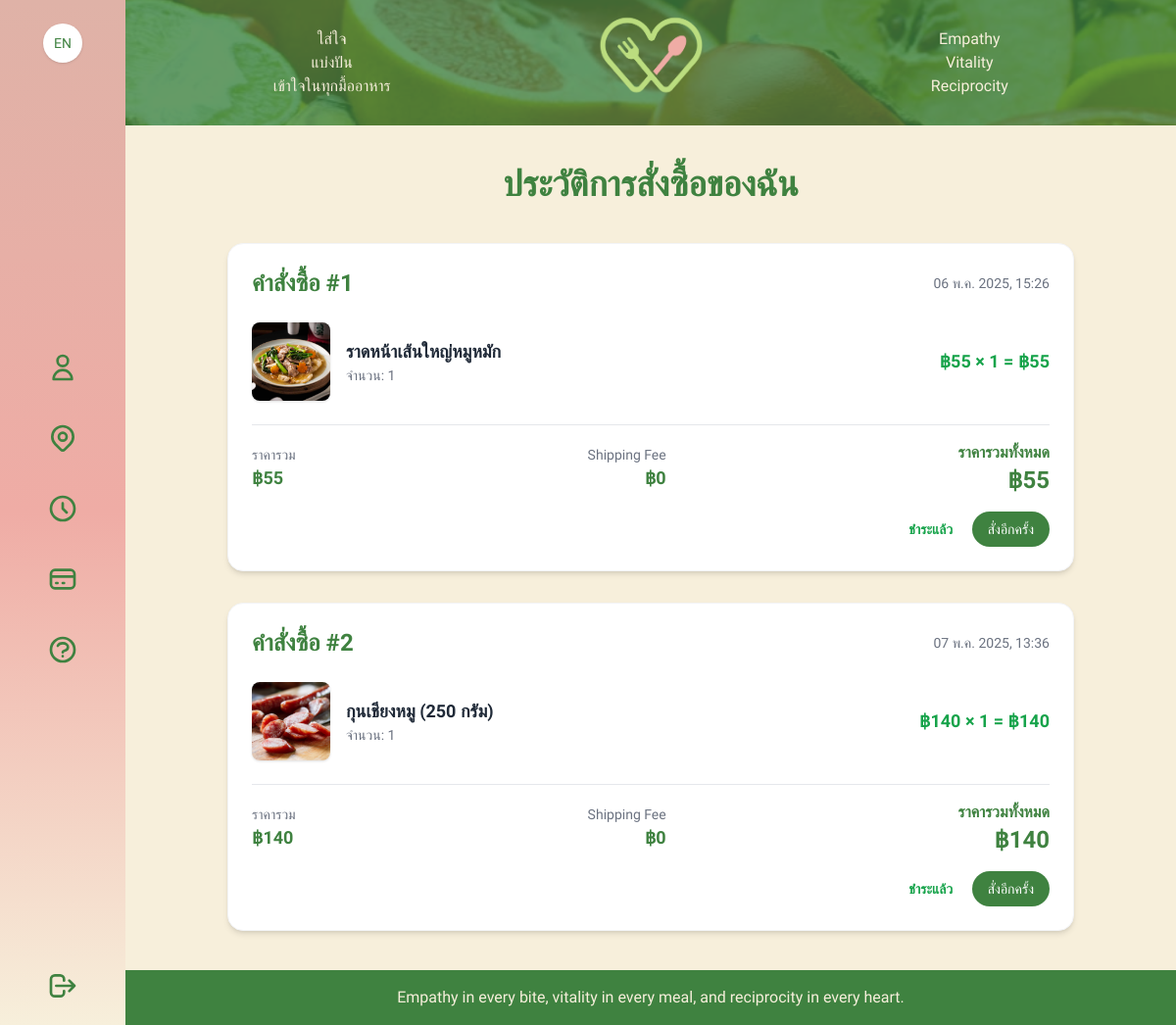
Page /order-history/ (signed in) on the earlier database version.
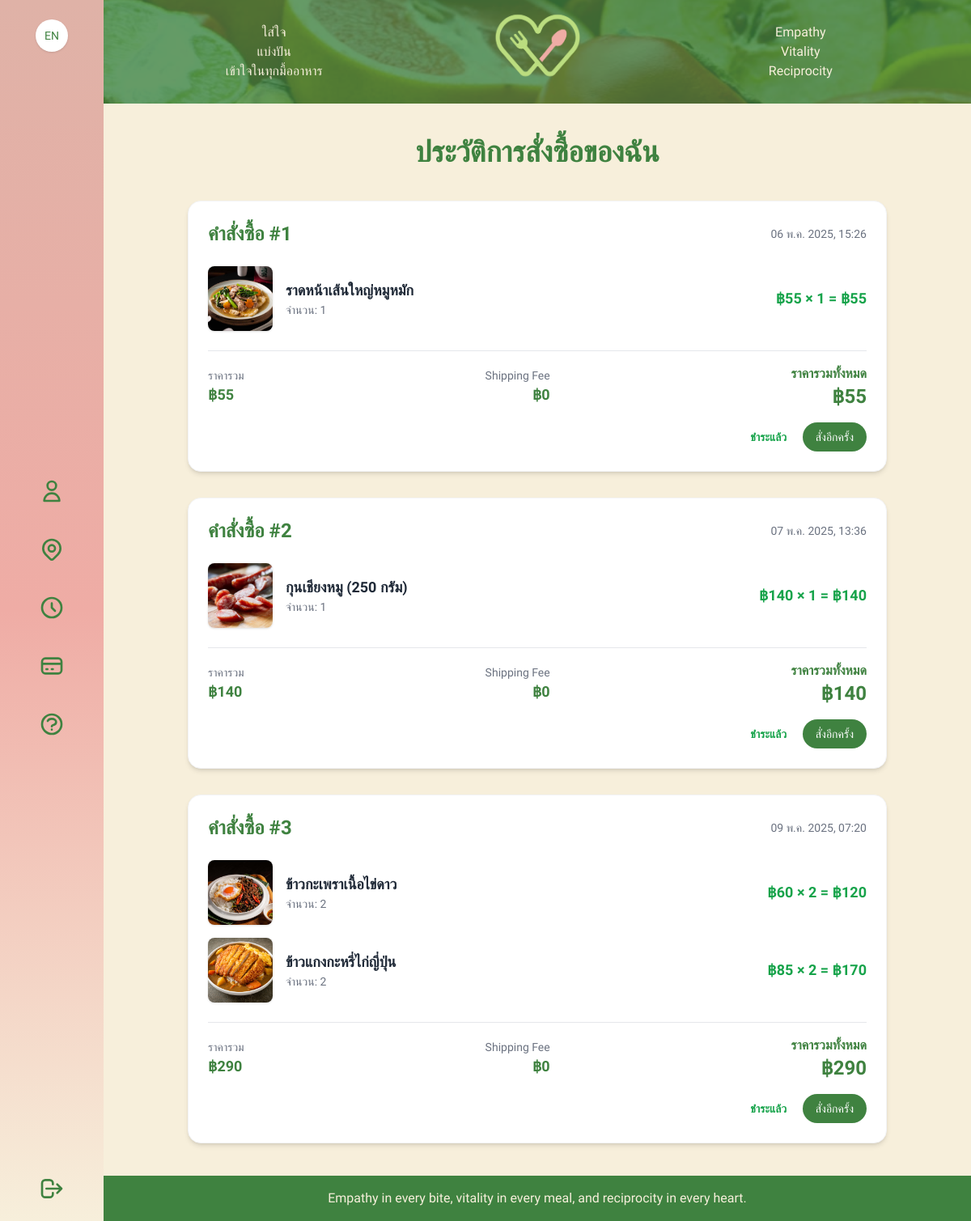
Same page on the later database version.
### myapp/models.py (models this page shows, shortened)
class Order(models.Model):
    user          = models.ForeignKey(User, on_delete=models.CASCADE, related_name='orders')
    address       = models.ForeignKey(
        'Address',
        on_delete=models.SET_NULL,
        null=True,
        related_name='orders'
    )
    total_price   = models.DecimalField("ราคารวมสินค้า", max_digits=10, decimal_places=2)
    delivery_fee  = models.DecimalField("ค่าจัดส่ง", max_digits=6, decimal_places=2, default=0)
    grand_total   = models.DecimalField("ยอดสุทธิ", max_digits=10, decimal_places=2, default=0)
    placed_at     = models.DateTimeField("สั่งเมื่อ", default=timezone.now)
    is_paid       = models.BooleanField("ชำระเงินแล้ว", default=False)
    wants_spoon   = models.BooleanField("ต้องการช้อนส้อม", default=False)
    wants_sauce   = models.BooleanField("ต้องการซอสหรือเครื่องปรุง", default=False)
    class Meta:
        verbose_name        = "ออร์เดอร์"
        verbose_name_plural = "ออร์เดอร์"

class OrderItem(models.Model):
    order         = models.ForeignKey(Order, on_delete=models.CASCADE, related_name='items')
    menu          = models.ForeignKey(Menu, on_delete=models.SET_NULL, null=True)
    quantity      = models.PositiveIntegerField("จำนวน", default=1)
    price_at_time = models.DecimalField("ราคาต่อหน่วย", max_digits=8, decimal_places=2)
    class Meta:
        verbose_name        = "สินค้าภายในออร์เดอร์"
        verbose_name_plural = "สินค้าภายในออร์เดอร์"

class Menu(models.Model):
    restaurant      = models.ForeignKey(
        'Restaurant',
        on_delete=models.CASCADE,
        related_name='menus',
        verbose_name='ร้านอาหาร'
    )
    title           = models.CharField("ชื่อเมนู", max_length=100)
    image           = models.ImageField("รูปเมนู", upload_to='menus/', blank=True)
    description     = models.TextField("คำอธิบายสั้น", blank=True)
    details         = models.TextField("รายละเอียดเพิ่มเติม", blank=True)
    price           = models.DecimalField("ราคาปกติ", max_digits=8, decimal_places=2)
    discount_price = models.DecimalField(
    "ราคาหลังลด", max_digits=8, decimal_places=2,
    default=0.0,
    help_text="ถ้าไม่ลด ก็ใส่เท่ากับราคาปกติ"
    )
    start_time      = models.TimeField(
        "เวลาเริ่มขาย", default=timezone.now,
        help_text="เช่น 10:00:00"
    )
    end_time        = models.TimeField(
        "เวลาปิดขาย", default=timezone.now,
        help_text="เช่น 22:00:00"
    )
    favorites       = models.ManyToManyField(
        settings.AUTH_USER_MODEL,
        blank=True,
        related_name='favorite_menus',
        verbose_name="ผู้ที่ชื่นชอบ"
    )
    class Meta:
        verbose_name        = "เมนู"
        verbose_name_plural = "เมนู"
    @property
    def sold_count(self):
        """
        สมมติว่าคุณมี OrderItem model ที่มี
        ForeignKey ไปที่ Menu และ field ชื่อ 'quantity'
        """
        result = self.orderitem_set.aggregate(total=Sum('quantity'))['total']
        return result or 0
    sold_count.fget.short_description = "ขายแล้ว"

### myapp/views.py (the view)
# urls.py: path('order-history/', views.order_history, name='order_history'),
def order_history(request):
    orders = (
        Order.objects
        .filter(user=request.user)
        .prefetch_related('items__menu')
    )
    orders_data = []
    for order in orders:
        subtotal = sum(
            item.price_at_time * item.quantity
            for item in order.items.all()
        )
        shipping = order.delivery_fee
        grand_total = subtotal + shipping
        orders_data.append({
            'order': order,
            'subtotal': subtotal,
            'shipping': shipping,
            'grand_total': grand_total,
        })
    return render(request, 'order_history.html', {
        'orders_data': orders_data,
    })

### myapp/templatetags/math_filters.py (called while the page is built)
@register.filter
def mul(value, arg):
    try:
        return value * arg
    except Exception:
        return ''

### myapp/templates/order_history.html (shortened to what this page needs)
{% extends "base.html" %}
{% load static i18n currency_filters math_filters %}
{% block content %}
<div class="container mx-auto max-w-4xl px-4 py-10">
  <h1 class="text-4xl font-bold text-[#3F8240] mb-10 text-center">
    {% trans "My Order History" %}
  </h1>
  {% if orders_data %}
    <div class="space-y-8">
      {% for data in orders_data %}
        <div class="bg-white rounded-2xl shadow-md p-6 border border-gray-100">
          <div class="flex justify-between items-center mb-6">
            <h2 class="text-2xl font-bold text-[#3F8240]">
              {% trans "Order" %} #{{ data.order.id }}
            </h2>
            <span class="text-sm text-gray-500">
              {{ data.order.placed_at|date:"d M Y, H:i" }}
            </span>
          </div>
          <div class="space-y-4">
            {% for item in data.order.items.all %}
              <div class="flex items-center space-x-4">
                {% if item.menu.image %}
                  <img
                    src="{{ item.menu.image.url }}"
                    alt="{{ item.menu.title }}"
                    class="w-20 h-20 rounded-lg object-cover shadow"
                  >
                {% else %}
                  <div class="w-20 h-20 rounded-lg bg-gray-200 flex items-center justify-center text-gray-500">
                    {% trans "No Image" %}
                  </div>
                {% endif %}
                <div class="flex-1">
                  <p class="text-lg font-semibold text-gray-800">{{ item.menu.title }}</p>
                  <p class="text-sm text-gray-500">
                    {% trans "Quantity" %}: {{ item.quantity }}
                  </p>
                </div>
                <div class="text-green-600 font-bold whitespace-nowrap text-lg">
                  ฿{{ item.price_at_time|floatformat:0 }}
                  × {{ item.quantity }} =
                  ฿{{ item.price_at_time|mul:item.quantity|floatformat:0 }}
                </div>
              </div>
            {% endfor %}
          </div>
          <div class="border-t border-gray-200 mt-6 pt-4">
            <div class="flex justify-between items-center">
              <div>
                <p class="text-gray-500 text-sm">{% trans "Subtotal" %}</p>
                <p class="text-lg font-semibold">฿{{ data.subtotal|floatformat:0 }}</p>
              </div>
              <div class="text-right">
                <p class="text-gray-500 text-sm">{% trans "Shipping Fee" %}</p>
                <p class="text-lg font-semibold">฿{{ data.shipping|floatformat:0 }}</p>
              </div>
              <div class="text-right">
                <p class="text-[#3F8240] font-bold">{% trans "Grand Total" %}</p>
                <p class="text-2xl font-bold text-[#3F8240]">
                  ฿{{ data.grand_total|floatformat:0 }}
                </p>
              </div>
            </div>
            <div class="mt-4 text-right">
              {% if data.order.is_paid %}
                <span class="text-green-600 text-sm font-semibold">
                  {% trans "Paid" %}
                </span>
              {% else %}
                <span class="text-red-500 text-sm font-semibold">
                  {% trans "Unpaid" %}
                </span>
              {% endif %}
              <a
                href="{% url 'checkout_again' data.order.id %}"
                class="ml-4 inline-block bg-[#3F8240] hover:bg-[#2a5a2b] text-white py-2 px-4 rounded-full text-sm transition"
              >
                {% trans "Order Again" %}
              </a>
            </div>
          </div>
        </div>
      {% endfor %}
    </div>
  {% endif %}
</div>
{% endblock %}

### myapp/templates/base.html (shortened to what this page needs)
{% load static i18n %}
<!DOCTYPE html>
<html lang="{{ LANGUAGE_CODE }}">
<head>
  <script src="https://cdn.tailwindcss.com"></script>
</head>
<body class="bg-[#F7EFDB] text-[#3F8240]">
  <div class="flex flex-col min-h-screen">
    <aside class="w-32 sidebar-gradient fixed top-0 left-0 h-screen flex flex-col items-center py-6 z-20">
      <form action="{% url 'set_language' %}" method="post" class="mb-6">
        {% get_current_language as LANGUAGE_CODE %}
        {% if LANGUAGE_CODE == 'th' %}
          <button type="submit" name="language" value="en" class="w-10 h-10 bg-white text-sm rounded-full shadow hover:bg-gray-200 transition">
            EN
          </button>
        {% else %}
          <button type="submit" name="language" value="th" class="w-10 h-10 bg-white text-sm rounded-full shadow hover:bg-gray-200 transition">
            TH
          </button>
        {% endif %}
      </form>
      <div class="flex flex-col items-center justify-center flex-1">
        <a href="{% url 'profile' %}" class="mb-10">
          <svg xmlns="http://www.w3.org/2000/svg" class="w-8 h-8" fill="none" viewBox="0 0 24 24" stroke="currentColor">
            <path stroke-linecap="round" stroke-linejoin="round" stroke-width="2" d="M16 7a4 4 0 11-8 0 4 4 0 018 0zM12 14a7 7 0 00-7 7h14a7 7 0 00-7-7z"/>
          </svg>
        </a>
        <a href="{% url 'address_list' %}" class="mb-10">
        </a>
        <a href="{% url 'order_history' %}" class="mb-10">
          <svg xmlns="http://www.w3.org/2000/svg" class="w-8 h-8" fill="none" viewBox="0 0 24 24" stroke="currentColor">
            <path stroke-linecap="round" stroke-linejoin="round" stroke-width="2" d="M12 8v4l3 3m6-3a9 9 0 11-18 0 9 9 0 0118 0z"/>
          </svg>
        </a>
        <a href="{% url 'payment_methods' %}" class="mb-10">
          <svg xmlns="http://www.w3.org/2000/svg" class="w-8 h-8" fill="none" viewBox="0 0 24 24" stroke="currentColor">
            <path stroke-linecap="round" stroke-linejoin="round" stroke-width="2" d="M3 10h18M7 15h1m4 0h1m-7 4h12a3 3 0 003-3V8a3 3 0 00-3-3H6a3 3 0 00-3 3v8a3 3 0 003 3z"/>
          </svg>
        </a>
        <a href="{% url 'help_center' %}" class="mb-10">
        </a>
      </div>
      <a href="{% url 'logout' %}">
        <svg xmlns="http://www.w3.org/2000/svg" class="w-8 h-8" fill="none" viewBox="0 0 24 24" stroke="currentColor">
          <path stroke-linecap="round" stroke-linejoin="round" stroke-width="2" d="M17 16l4-4m0 0l-4-4m4 4H7m6 4v1a3 3 0 01-3 3H6a3 3 0 01-3-3V7a3 3 0 013-3h4a3 3 0 013 3v1"/>
        </svg>
      </a>
    </aside>
    <div class="flex flex-col min-h-screen pl-32">
<section class="relative top-banner-gradient h-32 flex items-center w-full">
  <div class="relative z-10 container mx-auto flex items-center px-6">
    <div class="flex-1 text-center text-[#f7efdb]">
      <p>{% trans "Care" %}</p>
      <p>{% trans "Sharing" %}</p>
      <p>{% trans "Understanding in every meal" %}</p>
    </div>
    <div class="flex-1 flex justify-center">
      <a href="{% url 'home' %}">
        <img src="{% static 'images/imsuk.logo.png' %}"
             alt="IMSUK Logo"
             class="w-32 h-32 mb-4 animate-pulse"/>
      </a>
    </div>
    <div class="flex-1 text-center text-[#f7efdb]">
      <p>{% trans "Empathy" %}</p>
      <p>{% trans "Vitality" %}</p>
      <p>{% trans "Reciprocity" %}</p>
    </div>
  </div>
</section>
      <main class="flex-1">
        {% block content %}{% endblock %}
      </main>
      <footer class="footer-gradient text-center text-[#f7efdb] p-4">
        {% trans "Empathy in every bite, vitality in every meal, and reciprocity in every heart." %}
      </footer>
    </div>
  </div>
</body>
</html>

### myapp/templates/base.html (style rules this page uses)
body { font-family:'Prompt','Montserrat',sans-serif; }
.sidebar-gradient { background: linear-gradient(to bottom, #dfb2a7, #EFACA5, #f7efdb); }
.top-banner-gradient { background:#3f8240; }
.footer-gradient { background: #3f8240; }

Differences in the rows shown:
added Order: order.id "3", order.placed_at "09 พ.ค. 2025, 07:20", subtotal "290", shipping "0", grand_total "290"
added OrderItem: menu.image (picture), menu "ข้าวกะเพราเนื้อไข่ดาว", quantity "2", price_at_time "60", price_at_time|mul "120", shown under "คำสั่งซื้อ"
added OrderItem: menu.image (picture), menu "ข้าวแกงกะหรี่ไก่ญี่ปุ่น", quantity "2", price_at_time "85", price_at_time|mul "170", shown under "คำสั่งซื้อ"
